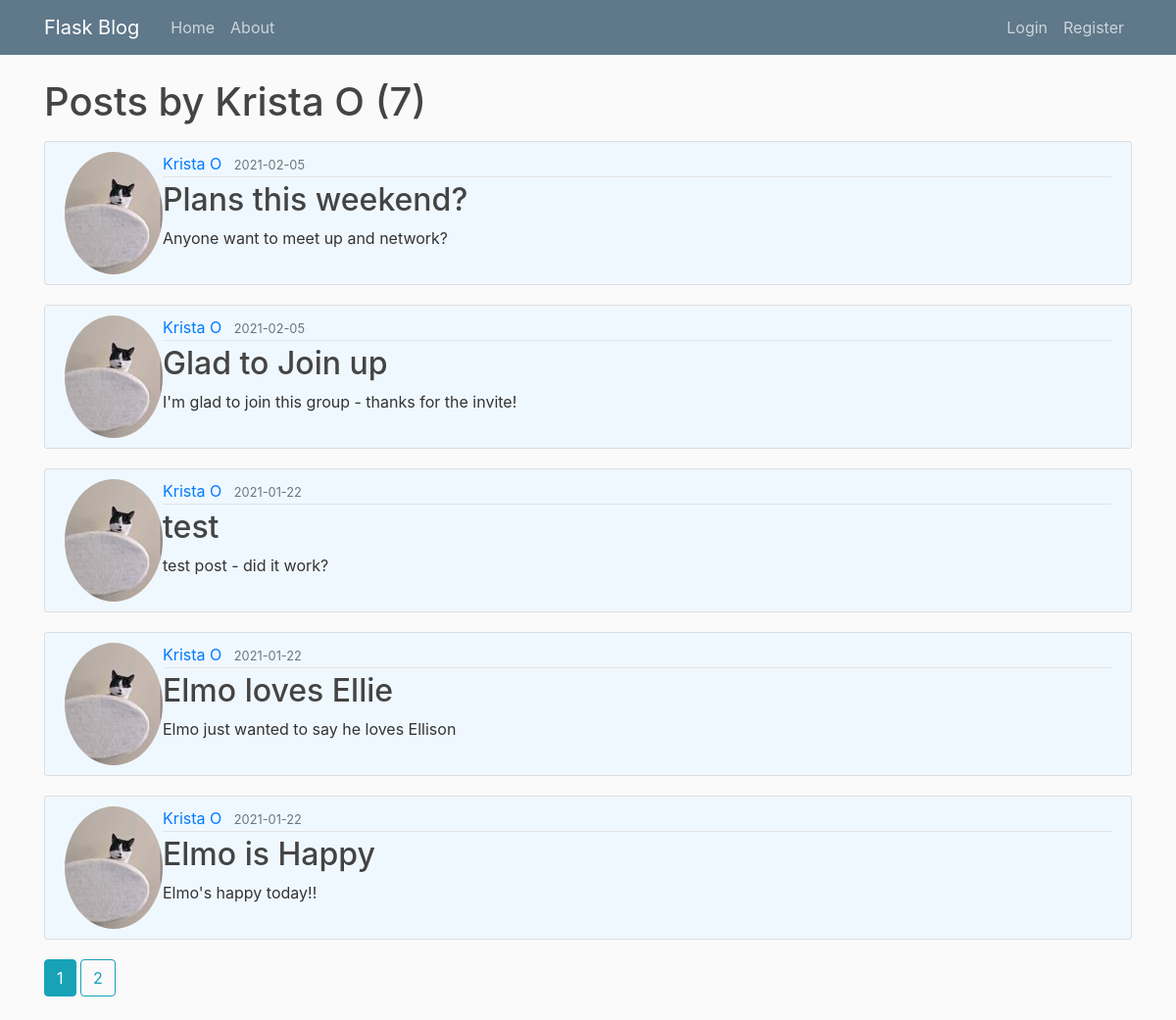
Screenshot of /user/Krista O with the database file from the repository.
### flaskblog/models.py (models this page shows, shortened)
class User(db.Model, UserMixin):
    id = db.Column(db.Integer, primary_key=True)
    username = db.Column(db.String(20), unique=True, nullable=False) #string with max length of 20 characters
    email = db.Column(db.String(120), unique=True, nullable=False) #string with max length of 120 characters
    image_file = db.Column(db.String(20), nullable=False, default='default.jpg')  #image for user profiole pictures
    password = db.Column(db.String(60), nullable=False)
    posts = db.relationship('Post', backref='author', lazy=True)

class Post(db.Model, UserMixin):
    id = db.Column(db.Integer, primary_key=True)
    title = db.Column(db.String(100), nullable=False)
    date_posted = db.Column(db.DateTime, nullable=False, default=datetime.utcnow)
    content = db.Column(db.Text, nullable=False)
    user_id = db.Column(db.Integer, db.ForeignKey('user.id'), nullable=False)

### flaskblog/users/routes.py (the view)
@users.route("/user/<string:username>")
def user_posts(username):
    page = request.args.get('page', 1, type=int)      #set default page to 1, page number must be an int
    user = User.query.filter_by(username=username).first_or_404()   #get first user, if none return 404 error
    posts = Post.query.filter_by(author=user)\
        .order_by(Post.date_posted.desc())\
        .paginate(page=page, per_page=5) #prints only 5 posts per page, order by post date in descending, broken up by \
    return render_template('user_posts.html', posts=posts, user=user) #returns page source, posts added

### flaskblog/templates/user_posts.html
{% extends "layout.html" %}
{% block content %}
    <h1 class="mb-3">Posts by {{ user.username }} ({{ posts.total }})   </h1>
    {% for post in posts.items %}
        <article class="media content-section">
          <img class="rounded-circle article-image" src="{{ url_for('static', filename='profile_pics/' + post.author.image_file) }}">
          <div class="media-body">
            <div class="article-metadata">
              <a class="mr-2" href="{{ url_for('users.user_posts', username=post.author.username)}}">{{ post.author.username }}</a>
              <small class="text-muted">{{ post.date_posted.strftime('%Y-%m-%d') }}</small>
            </div>
            <h2><a class="article-title" href="{{ url_for('posts.post', post_id=post.id) }}">{{ post.title }}</a></h2>
            <p class="article-content">{{ post.content }}</p>
          </div>
        </article>
    {% endfor %}
    {% for page_num in posts.iter_pages(left_edge=1, right_edge=1, left_current=1, right_current=2) %}
      {% if page_num %}
        {% if posts.page == page_num %}
          <a class="btn btn-info mb-4" href="{{ url_for('users.user_posts', username=user.username, page=page_num) }}">{{ page_num }} </a>
        {% else %}
          <a class="btn btn-outline-info mb-4" href="{{ url_for('users.user_posts', username=user.username, page=page_num) }}">{{ page_num }} </a>
        {% endif %}
      {% else %}
        ...
      {% endif %}
    {% endfor %}
{% endblock content %}

### flaskblog/static/main.css (style rules this page uses)
body { background: #fafafa; color: #333333; margin-top: 5rem; }
h1, h2, h3, h4, h5, h6 { color: #444444; }
.content-section { background: #F0F8FF; padding: 10px 20px; border: 1px solid #dddddd; border-radius: 3px; margin-bottom: 20px; }
.article-title { color: #444444; }
.article-content { white-space: pre-line; }
.article-metadata { padding-bottom: 1px; margin-bottom: 4px; border-bottom: 1px solid #e3e3e3 }

### rows the page displays
User: username "Krista O"
Post: image_file (picture), author.username "Krista O", date_posted "2021-02-05", title "Plans this weekend?", content "Anyone want to meet up and network?"
Post: image_file (picture), author.username "Krista O", date_posted "2021-02-05", title "Glad to Join up", content "I'm glad to join this group - thanks for the invite!"
Post: image_file (picture), author.username "Krista O", date_posted "2021-01-22", title "test", content "test post - did it work?"
Post: image_file (picture), author.username "Krista O", date_posted "2021-01-22", title "Elmo loves Ellie", content "Elmo just wanted to say he loves Ellison"
Post: image_file (picture), author.username "Krista O", date_posted "2021-01-22", title "Elmo is Happy", content "Elmo's happy today!!"

### other values shown
{{ posts.total }} "7"
{{ page_num }} "1"
{{ page_num }} "2"
